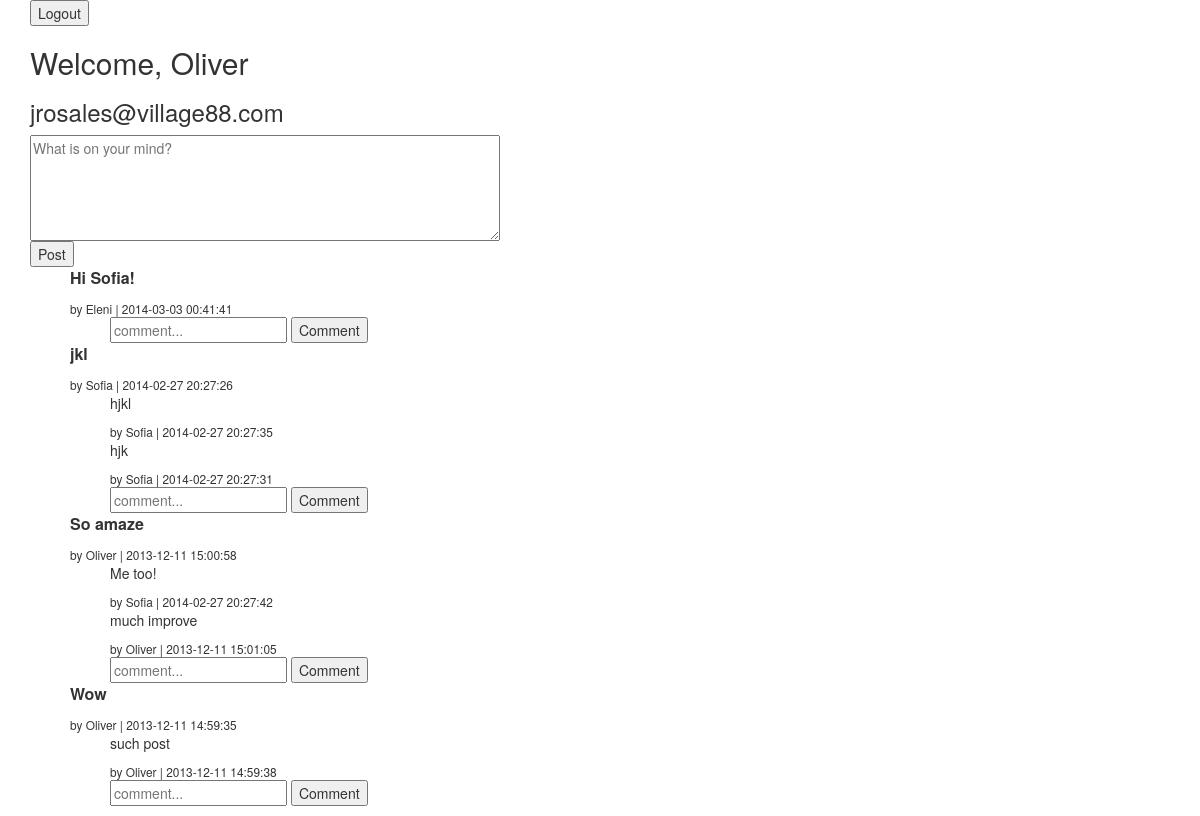
Screenshot of /wall.php (signed in) with the database file from the repository.
### tables this page shows
CREATE TABLE `posts` (
  `id` int(11) NOT NULL AUTO_INCREMENT,
  `user_id` int(11) DEFAULT NULL,
  `content` text,
  `created_at` datetime DEFAULT NULL,
  `updated_at` datetime DEFAULT NULL,
  PRIMARY KEY (`id`)
);

CREATE TABLE `users` (
  `id` int(11) NOT NULL AUTO_INCREMENT,
  `first_name` varchar(120) DEFAULT NULL,
  `last_name` varchar(120) DEFAULT NULL,
  `email` varchar(120) DEFAULT NULL,
  `password` varchar(120) DEFAULT NULL,
  `created_at` datetime DEFAULT NULL,
  `updated_at` datetime DEFAULT NULL,
  PRIMARY KEY (`id`)
);

CREATE TABLE `comments` (
  `id` int(11) NOT NULL AUTO_INCREMENT,
  `user_id` int(11) DEFAULT NULL,
  `post_id` int(11) DEFAULT NULL,
  `content` text,
  `created_at` datetime DEFAULT NULL,
  `updated_at` datetime DEFAULT NULL,
  PRIMARY KEY (`id`)
);

### connection.php (called while the page is built, shortened)
<?php
	function fetch_all($connection, $query)
	{
	        $data = array();
	        $result = mysqli_query($connection, $query);
	        while($row = mysqli_fetch_assoc($result))
	        {
	                $data[] = $row;
	        }
	        return $data;
	}
?>

### wall.php (the view, shortened to what this page needs)
<?php
	require_once("connection.php");
	$messages_query = "SELECT first_name, last_name, email, content, posts.created_at, posts.user_id as user_id, posts.id FROM posts
					   LEFT JOIN users ON users.id = posts.user_id ORDER BY posts.created_at DESC";
	$messages = fetch_all($connection, $messages_query);
	$comments_query = "SELECT first_name, last_name, email, content, comments.created_at, comments.user_id as user_id,
					   comments.id as comment_id, comments.post_id
					   FROM comments
					   LEFT JOIN users ON users.id = comments.user_id ORDER BY comments.created_at DESC";
	$comments = fetch_all($connection, $comments_query);
?>
<!DOCTYPE html PUBLIC "-//W3C//DTD XHTML 1.0 Transitional//EN" "http://www.w3.org/TR/xhtml1/DTD/xhtml1-transitional.dtd">
<html xmlns="http://www.w3.org/1999/xhtml" xml:lang="en">
<head>
	<link rel="stylesheet" href="css/style.css" />
	<link rel="stylesheet" href="http://netdna.bootstrapcdn.com/bootstrap/3.0.3/css/bootstrap.min.css" />
</head>
<body>
	<div class="container">
		<form action="process.php" method="post">
			<input type="submit" value="Logout" />
		</form>
		<h2>Welcome, <?php echo $_SESSION['user']['first_name']; ?></h2>
		<h3><?php echo $_SESSION['user']['email']; ?></h3>
		<form action="process.php" method="post">
			<textarea name="post" id="post" cols="60" rows="5" placeholder="What is on your mind?"></textarea> <br />
			<input type="submit" value="Post" />
		</form>
	<?php 	if(isset($messages) && !empty($messages))
			{ ?>
				<ol>
	<?php		foreach($messages as $message)
				{
	?>
					<li><p><?php echo $message['content']; ?></p>
						<small>by <?php echo $message['first_name']; ?> | <?php echo $message['created_at']; ?></small>
					<ul>
	<?php			foreach($comments as $comment)
					{
						if($message['id'] == $comment['post_id'])
						{
	?>
						<li>
							<p><?php echo $comment['content']; ?></p>
							<small>by <?php echo $comment['first_name'] ?> | <?php echo $comment['created_at']; ?></small>
						</li>
	<?php 				}
					} ?>
						<li>
							<form action="process.php" method="post">
								<input type="text" name="comment" placeholder="comment..." />
								<button type="submit">Comment</button>
							</form>
						</li>
					</ul>
	<?php		} ?>
				</ol>
	<?php	} ?>
	</div>
</body>
</html>

### css/style.css (style rules this page uses)
ul, ol { list-style: none; }
ol li p { font-size: 16px; font-weight: bold; }
ul li p { font-size: 14px; font-weight: normal; }
input[type=submit], button { cursor: pointer; }

### rows the page displays
posts: content "Hi Sofia!", user.first_name "Eleni", created_at "2014-03-03 00:41:41"
posts: content "jkl", user.first_name "Sofia", created_at "2014-02-27 20:27:26"
comments: content "hjkl", user.first_name "Sofia", created_at "2014-02-27 20:27:35"
comments: content "hjk", user.first_name "Sofia", created_at "2014-02-27 20:27:31"
posts: content "So amaze", user.first_name "Oliver", created_at "2013-12-11 15:00:58"
comments: content "Me too!", user.first_name "Sofia", created_at "2014-02-27 20:27:42"
comments: content "much improve", user.first_name "Oliver", created_at "2013-12-11 15:01:05"
posts: content "Wow", user.first_name "Oliver", created_at "2013-12-11 14:59:35"
comments: content "such post", user.first_name "Oliver", created_at "2013-12-11 14:59:38"

### other values shown
$_SESSION['user']['first_name'] "Oliver"
$_SESSION['user']['email'] "jrosales@village88.com"
